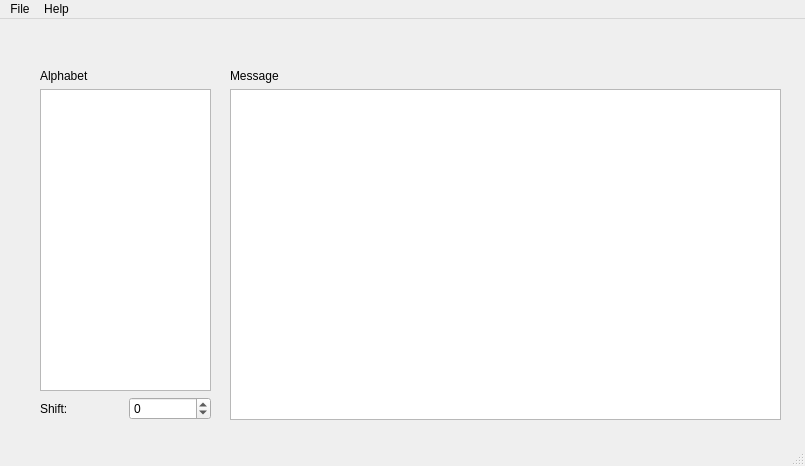
<?xml version="1.0" encoding="UTF-8"?>
<ui version="4.0">
 <class>MainWindow</class>
 <widget class="QMainWindow" name="MainWindow">
  <property name="geometry">
   <rect>
    <x>0</x>
    <y>0</y>
    <width>805</width>
    <height>466</height>
   </rect>
  </property>
  <property name="windowTitle">
   <string>MainWindow</string>
  </property>
  <widget class="QWidget" name="centralwidget">
   <widget class="QWidget" name="">
    <property name="geometry">
     <rect>
      <x>40</x>
      <y>50</y>
      <width>171</width>
      <height>351</height>
     </rect>
    </property>
    <layout class="QVBoxLayout" name="verticalLayout">
     <item>
      <widget class="QLabel" name="alphaLabel">
       <property name="text">
        <string>Alphabet</string>
       </property>
      </widget>
     </item>
     <item>
      <widget class="QTextEdit" name="alphaTextEdit"/>
     </item>
     <item>
      <layout class="QHBoxLayout" name="horizontalLayout">
       <item>
        <widget class="QLabel" name="label">
         <property name="text">
          <string>Shift:</string>
         </property>
        </widget>
       </item>
       <item>
        <widget class="QSpinBox" name="spinBox">
         <property name="minimum">
          <number>-99</number>
         </property>
        </widget>
       </item>
      </layout>
     </item>
    </layout>
   </widget>
   <widget class="QWidget" name="">
    <property name="geometry">
     <rect>
      <x>230</x>
      <y>50</y>
      <width>551</width>
      <height>351</height>
     </rect>
    </property>
    <layout class="QVBoxLayout" name="verticalLayout_2">
     <item>
      <widget class="QLabel" name="messageLabel">
       <property name="text">
        <string>Message</string>
       </property>
      </widget>
     </item>
     <item>
      <widget class="QTextEdit" name="messageTextEdit"/>
     </item>
    </layout>
   </widget>
  </widget>
  <widget class="QMenuBar" name="menubar">
   <property name="geometry">
    <rect>
     <x>0</x>
     <y>0</y>
     <width>805</width>
     <height>26</height>
    </rect>
   </property>
   <widget class="QMenu" name="menuFile">
    <property name="title">
     <string>File</string>
    </property>
    <addaction name="actionOpen_tips"/>
    <addaction name="actionOpen_encripted_data"/>
   </widget>
   <widget class="QMenu" name="menuAbout">
    <property name="title">
     <string>Help</string>
    </property>
    <addaction name="actionAbout"/>
   </widget>
   <addaction name="menuFile"/>
   <addaction name="menuAbout"/>
  </widget>
  <widget class="QStatusBar" name="statusbar"/>
  <action name="actionOpen_tips">
   <property name="text">
    <string>Open tips</string>
   </property>
  </action>
  <action name="actionOpen_encripted_data">
   <property name="text">
    <string>Open encripted data</string>
   </property>
  </action>
  <action name="actionAbout">
   <property name="text">
    <string>About</string>
   </property>
  </action>
 </widget>
 <resources/>
 <connections/>
</ui>
